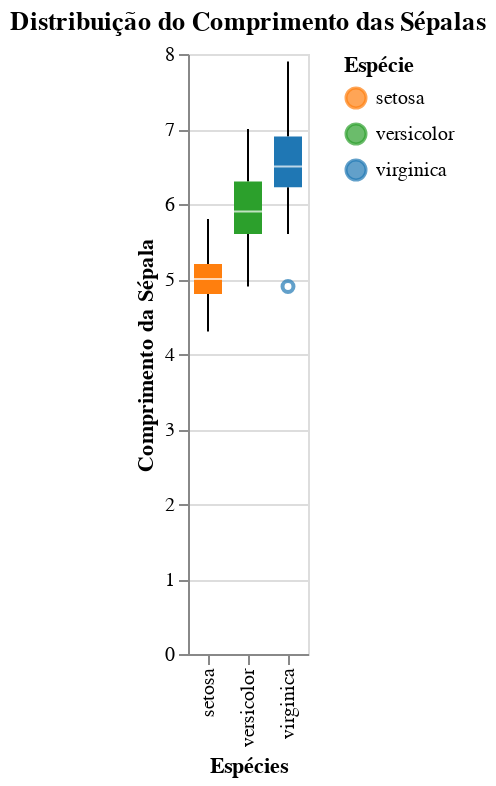
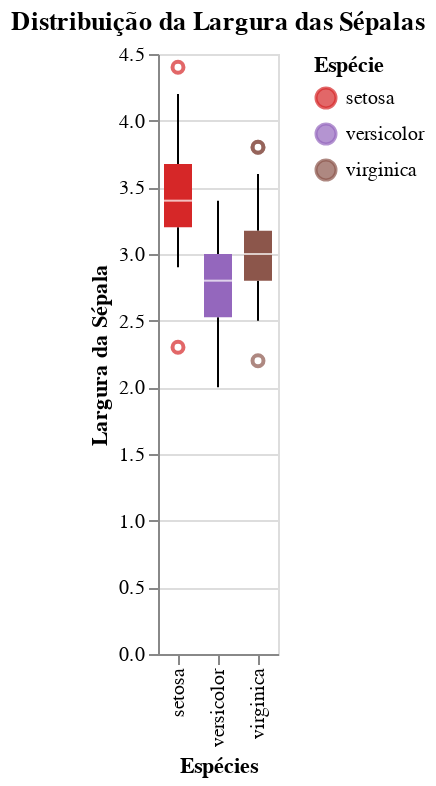
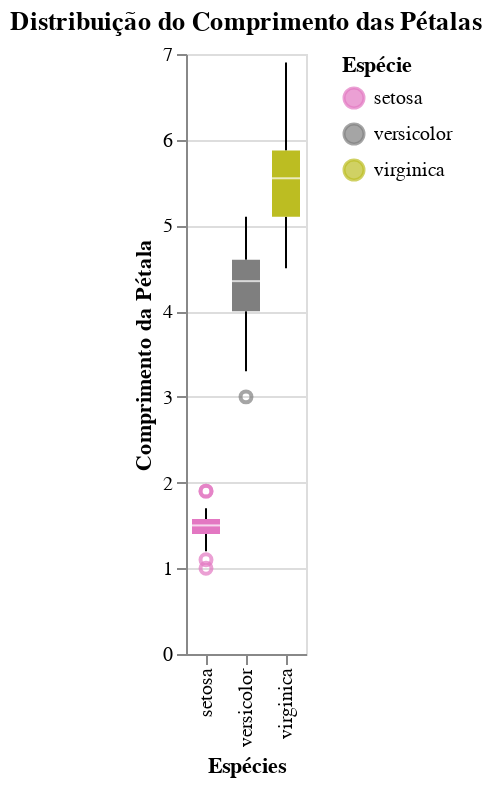
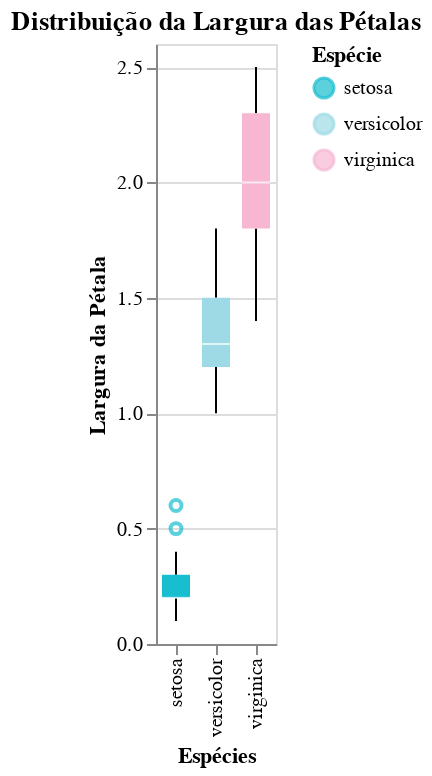

These figures' notebook cell, in order:
### Markdown cell above
**Análise Estatistica 2:** Para melhor visualização e compreensão dos dados estatisticos, utilizei o boxplot para mostrar separadamente cada informação de comprimento e largura, só que agora separadas por espécie. Passando a seta em cima de cada um obterá os dados estatisticos individuais de cada espécie. Ademais, fiz algumas manipulações em `color` fazendo abordagens que foram vistas no capítulo, cada medida possui conjunto de cores diferentes.

### Code cell
graf1 = alt.Chart(df).mark_boxplot().encode(
    x= alt.X('species:N', title = 'Espécies'),
    y= alt.Y('sepalLength:Q', title = 'Comprimento da Sépala'),
    color=alt.Color('species:N', title='Espécie', scale=alt.Scale(domain=['setosa', 'versicolor', 'virginica'], range=['#ff7f0e', '#2ca02c', '#1f77b4']))
).properties(
    title='Distribuição do Comprimento das Sépalas'
)


graf2 = alt.Chart(df).mark_boxplot().encode(
    x= alt.X('species:N', title = 'Espécies'),
    y= alt.Y('sepalWidth:Q', title = 'Largura da Sépala'),
    color=alt.Color('species:N', title='Espécie', scale=alt.Scale(domain=['setosa', 'versicolor', 'virginica'], range=['#d62728', '#9467bd', '#8c564b']))
).properties(
    title='Distribuição da Largura das Sépalas'
)

graf3 = alt.Chart(df).mark_boxplot().encode(
    x= alt.X('species:N', title = 'Espécies'),
    y= alt.Y('petalLength:Q', title = 'Comprimento da Pétala'),
    color=alt.Color('species:N', title='Espécie', scale=alt.Scale(domain=['setosa', 'versicolor', 'virginica'], range=['#e377c2', '#7f7f7f', '#bcbd22']))
).properties(
    title='Distribuição do Comprimento das Pétalas'
)


graf4 = alt.Chart(df).mark_boxplot().encode(
    x= alt.X('species:N', title = 'Espécies'),
    y= alt.Y('petalWidth:Q', title = 'Largura da Pétala'),
    color=alt.Color('species:N', title='Espécie', scale=alt.Scale(domain=['setosa', 'versicolor', 'virginica'], range=['#17becf', '#9edae5', '#f7b6d2']))
).properties(
    title='Distribuição da Largura das Pétalas'
)


graf1.show()
graf2.show()
graf3.show()
graf4.show()

### Figure 1 — Vega-Lite specification as saved in the notebook (floating-point values rounded to 4 significant figures; data arrays with more than 128 entries replaced by an {"elided": "..."} marker saying what was removed)
{"config": {"view": {"continuousWidth": 300, "continuousHeight": 300}}, "data": {"name": "data-5492ad92962bad06c6c3f4c2fd78919a"}, "mark": {"type": "boxplot"}, "encoding": {"color": {"field": "species", "scale": {"domain": ["setosa", "versicolor", "virginica"], "range": ["#ff7f0e", "#2ca02c", "#1f77b4"]}, "title": "Espécie", "type": "nominal"}, "x": {"field": "species", "title": "Espécies", "type": "nominal"}, "y": {"field": "sepalLength", "title": "Comprimento da Sépala", "type": "quantitative"}}, "title": "Distribuição do Comprimento das Sépalas", "$schema": "https://vega.github.io/schema/vega-lite/v5.20.1.json", "datasets": {"data-5492ad92962bad06c6c3f4c2fd78919a": {"elided": "150 records"}}}

### Figure 2 — Vega-Lite specification as saved in the notebook (floating-point values rounded to 4 significant figures; data arrays with more than 128 entries replaced by an {"elided": "..."} marker saying what was removed)
{"config": {"view": {"continuousWidth": 300, "continuousHeight": 300}}, "data": {"name": "data-5492ad92962bad06c6c3f4c2fd78919a"}, "mark": {"type": "boxplot"}, "encoding": {"color": {"field": "species", "scale": {"domain": ["setosa", "versicolor", "virginica"], "range": ["#d62728", "#9467bd", "#8c564b"]}, "title": "Espécie", "type": "nominal"}, "x": {"field": "species", "title": "Espécies", "type": "nominal"}, "y": {"field": "sepalWidth", "title": "Largura da Sépala", "type": "quantitative"}}, "title": "Distribuição da Largura das Sépalas", "$schema": "https://vega.github.io/schema/vega-lite/v5.20.1.json", "datasets": {"data-5492ad92962bad06c6c3f4c2fd78919a": {"elided": "150 records"}}}

### Figure 3 — Vega-Lite specification as saved in the notebook (floating-point values rounded to 4 significant figures; data arrays with more than 128 entries replaced by an {"elided": "..."} marker saying what was removed)
{"config": {"view": {"continuousWidth": 300, "continuousHeight": 300}}, "data": {"name": "data-5492ad92962bad06c6c3f4c2fd78919a"}, "mark": {"type": "boxplot"}, "encoding": {"color": {"field": "species", "scale": {"domain": ["setosa", "versicolor", "virginica"], "range": ["#e377c2", "#7f7f7f", "#bcbd22"]}, "title": "Espécie", "type": "nominal"}, "x": {"field": "species", "title": "Espécies", "type": "nominal"}, "y": {"field": "petalLength", "title": "Comprimento da Pétala", "type": "quantitative"}}, "title": "Distribuição do Comprimento das Pétalas", "$schema": "https://vega.github.io/schema/vega-lite/v5.20.1.json", "datasets": {"data-5492ad92962bad06c6c3f4c2fd78919a": {"elided": "150 records"}}}

### Figure 4 — Vega-Lite specification as saved in the notebook (floating-point values rounded to 4 significant figures; data arrays with more than 128 entries replaced by an {"elided": "..."} marker saying what was removed)
{"config": {"view": {"continuousWidth": 300, "continuousHeight": 300}}, "data": {"name": "data-5492ad92962bad06c6c3f4c2fd78919a"}, "mark": {"type": "boxplot"}, "encoding": {"color": {"field": "species", "scale": {"domain": ["setosa", "versicolor", "virginica"], "range": ["#17becf", "#9edae5", "#f7b6d2"]}, "title": "Espécie", "type": "nominal"}, "x": {"field": "species", "title": "Espécies", "type": "nominal"}, "y": {"field": "petalWidth", "title": "Largura da Pétala", "type": "quantitative"}}, "title": "Distribuição da Largura das Pétalas", "$schema": "https://vega.github.io/schema/vega-lite/v5.20.1.json", "datasets": {"data-5492ad92962bad06c6c3f4c2fd78919a": {"elided": "150 records"}}}
